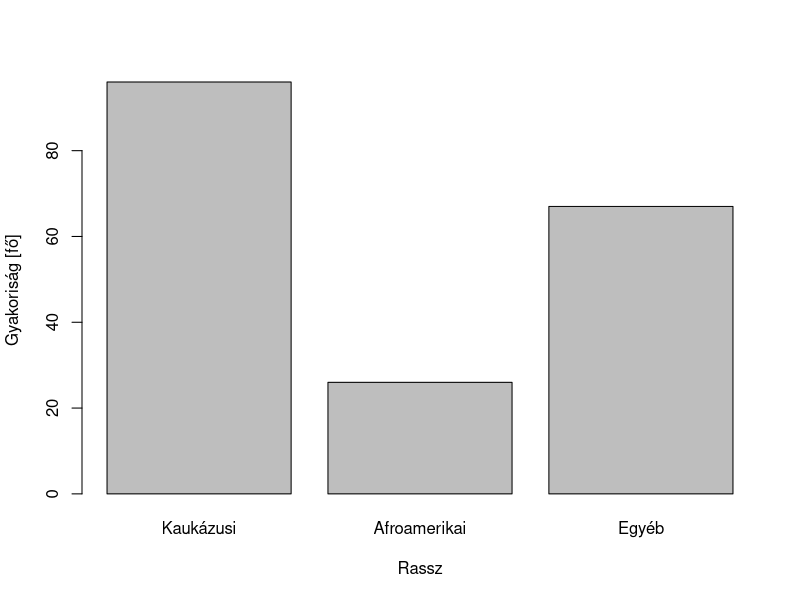
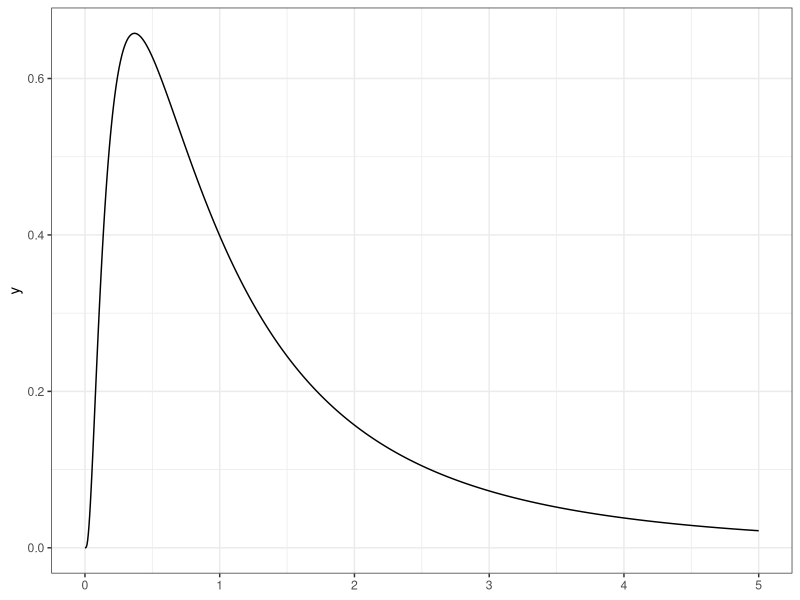
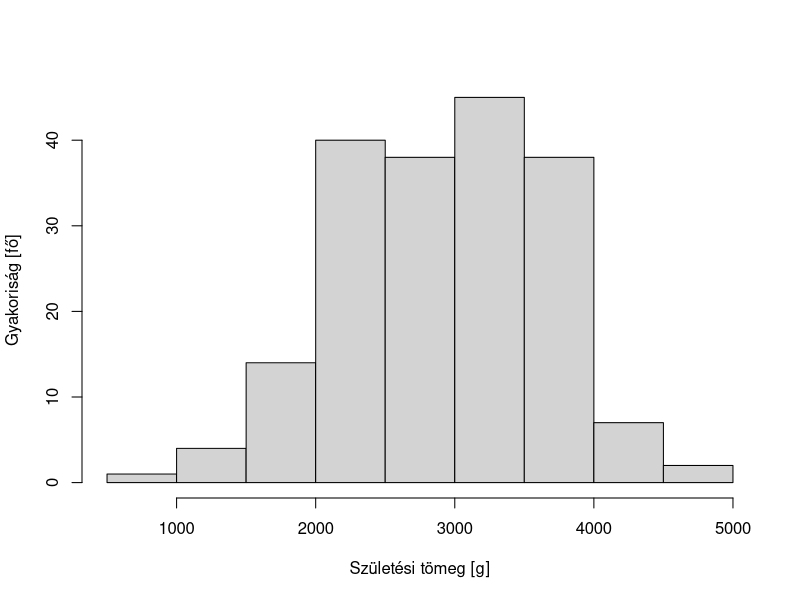
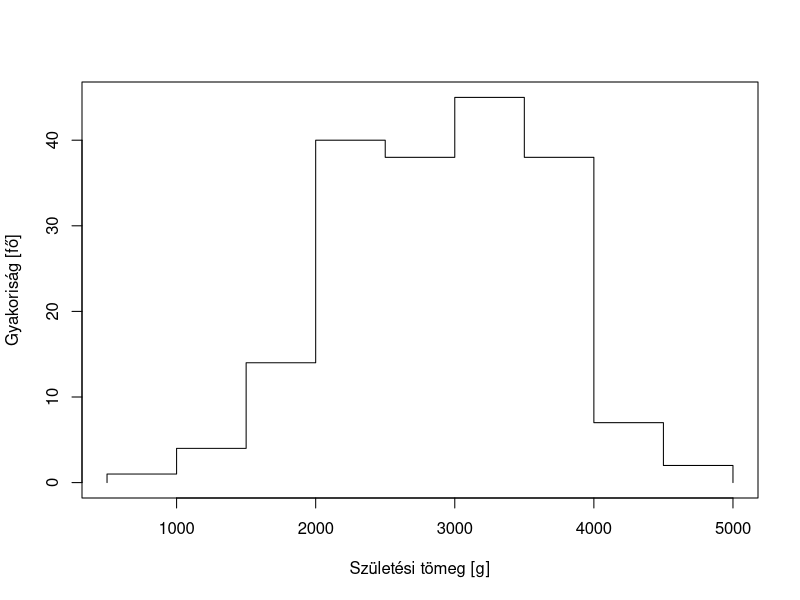
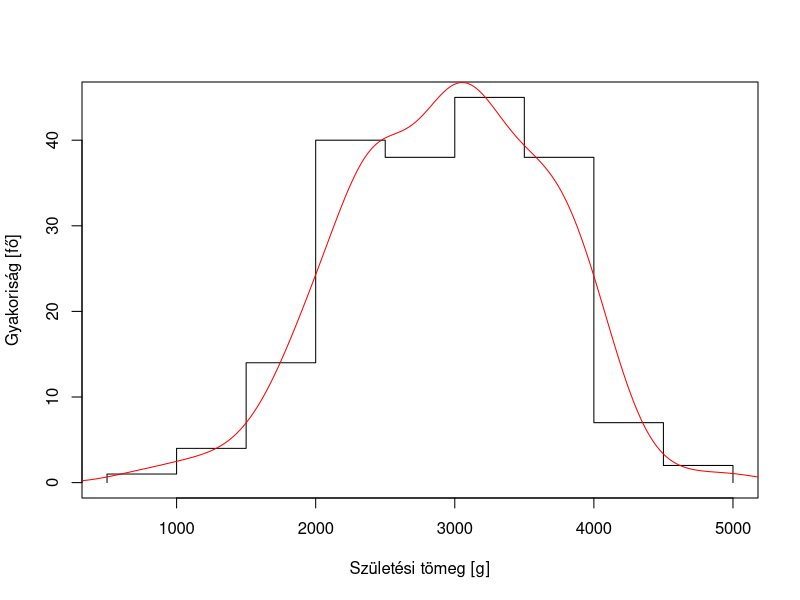
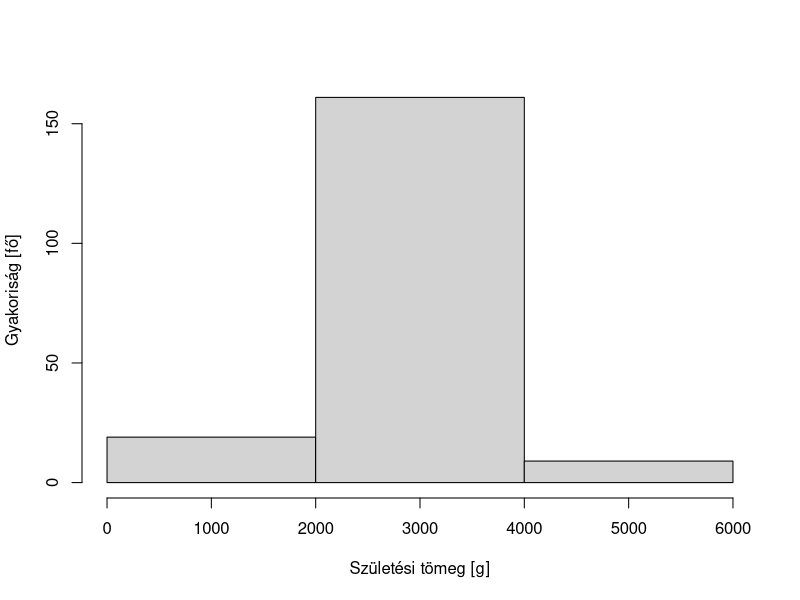
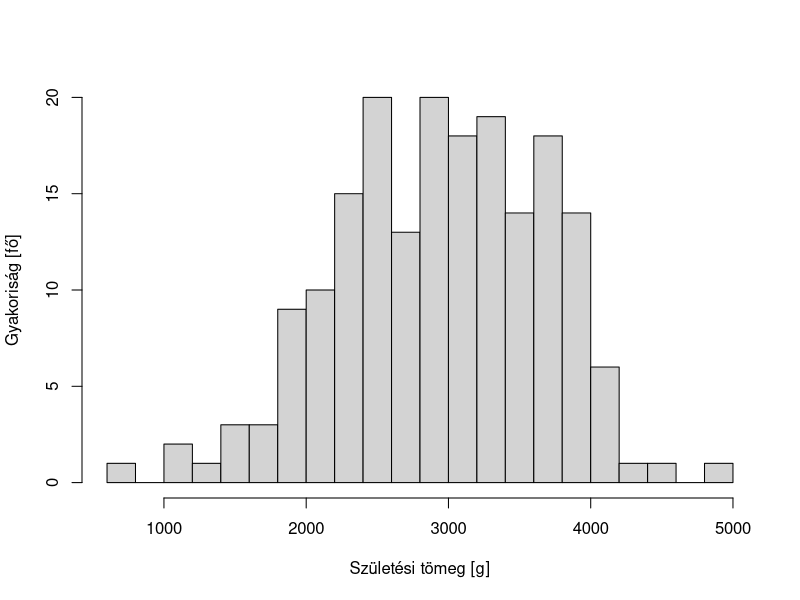
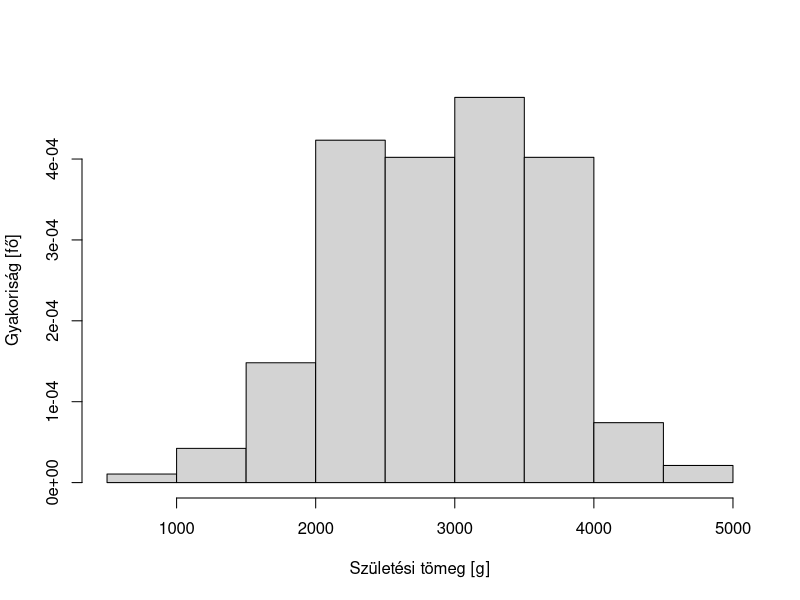

The R script that drew these images, in order:
## ---- chunk 1
#| echo: false

library(ggplot2)
theme_set(theme_bw())
data(birthwt, package = "MASS")
## ---- chunk 2
birthwt$bwt
## ---- chunk 3
mean(birthwt$bwt)
## ---- chunk 4
birthwt$race <- factor(birthwt$race, levels = 1:3,
                       labels = c("Kaukázusi", "Afroamerikai", "Egyéb"))
table(birthwt$race)
prop.table(table(birthwt$race))
cbind(table(birthwt$race), prop.table(table(birthwt$race)))
## ---- chunk 5
#| label: fig-oszlopdiagram
#| fig-cap: "Példa egy minőségi változó ábrázolására oszlopdiagrammal."
barplot(table(birthwt$race), xlab = "Rassz",
        ylab = "Gyakoriság [fő]")
## ---- chunk 6
tab <- table(cut(birthwt$bwt, seq(500, 5000, 500)))
cbind(Ci0 = seq(500, 4500, 500), Ci1 = seq(1000, 5000, 500),
      fi = tab, gi = prop.table(tab))
## ---- chunk 7
#| label: fig-ferde-eloszlas
#| fig-cap: "Példa ferde eloszlásra"
#| echo: false
  
ggplot() + geom_function(fun = dlnorm, xlim = c(0, 5), n = 1001)
## ---- chunk 8
#| label: fig-hisztogram
#| fig-cap: "Példa egy mennyiségi változó ábrázolására hisztogrammal."

hist(birthwt$bwt, xlab = "Születési tömeg [g]",
     ylab = "Gyakoriság [fő]", main = "")
## ---- chunk 9
#| label: fig-hisztogram-kontur
#| fig-cap: "A hisztogram által reprezentált függvény."
#| echo: false

with(hist(birthwt$bwt, plot = FALSE),
     plot(rep(breaks, each = 2), c(0, rep(counts, each = 2), 0),
          type = "l", xlab = "Születési tömeg [g]",
     ylab = "Gyakoriság [fő]"))
## ---- chunk 10
#| label: fig-hisztogram-valodi
#| fig-cap: "Hisztogram, hátterében a valódi eloszlás"
#| echo: false

with(hist(birthwt$bwt, plot = FALSE),
     plot(rep(breaks, each = 2), c(0, rep(counts, each = 2), 0),
          type = "l", xlab = "Születési tömeg [g]",
     ylab = "Gyakoriság [fő]"))
lines(density(birthwt$bwt)$x,
      density(birthwt$bwt)$y*nrow(birthwt)*
        unique(diff((hist(birthwt$bwt, plot = FALSE))$breaks)),
      col = "red")
## ---- chunk 11
#| label: fig-hisztogram-szeles
#| fig-cap: "Születési tömegek hisztogramja, széles osztályközökkel"
#| echo: false

hist(birthwt$bwt, 3, xlab = "Születési tömeg [g]",
     ylab = "Gyakoriság [fő]", main = "")
## ---- chunk 12
#| label: fig-hisztogram-szuk
#| fig-cap: "Születési tömegek hisztogramja, szűk osztályközökkel"
#| echo: false

hist(birthwt$bwt, 30, xlab = "Születési tömeg [g]",
     ylab = "Gyakoriság [fő]", main = "")
## ---- chunk 13
#| label: fig-hisztogram-density
#| fig-cap: "Példa egy mennyiségi változó ábrázolására hisztogrammal."

hist(birthwt$bwt, freq = FALSE, xlab = "Születési tömeg [g]",
     ylab = "Gyakoriság [fő]", main = "")
## ---- chunk 14
#| label: fig-kde
#| fig-cap: "Példa egy mennyiségi változó ábrázolására magfüggvényes sűrűségbecslővel."

plot(density(birthwt$bwt), xlab = "Születési tömeg [g]",
     ylab = "Sűrűség", main = "")
## ---- chunk 15
#| label: fig-boxplot
#| fig-cap: "Példa egy mennyiségi változó ábrázolására boxplottal."

boxplot(birthwt$bwt)
## ---- chunk 16
table(birthwt$race, birthwt$ui)
## ---- chunk 17
tab <- table(birthwt$race, birthwt$ui)
rbind(cbind(tab, margin.table(tab, 1)),
      cbind(t(margin.table(tab, 2)), margin.table(tab)))
## ---- chunk 18
tab <- prop.table(table(birthwt$race, birthwt$ui))
rbind(cbind(tab, margin.table(tab, 1)),
      cbind(t(margin.table(tab, 2)), margin.table(tab)))
## ---- chunk 19
tab <- prop.table(table(birthwt$race, birthwt$ui), 1)
rbind(cbind(tab, margin.table(tab, 1)))
## ---- chunk 20
tab <- prop.table(table(birthwt$race, birthwt$ui), 2)
rbind(tab, t(margin.table(tab, 2)))
## ---- chunk 21
#| label: fig-scatterplot
#| fig-cap: "Két mennyiségi változó kapcsolatának ábrázolása szóródási diagrammal."

plot(bwt ~ lwt, data = birthwt,
     xlab = "Anya testtömege (UM) [font]",
     ylab = "Születési tömeg [g]" )
abline( h = mean(birthwt$bwt), v = mean(birthwt$lwt),
        lty = "dashed")
abline(lm(bwt ~ lwt, data = birthwt), lty = "dotted")
## ---- chunk 22
#| label: fig-corrdemo
#| fig-cap: "Különféle korrelációs együtthatók szemléltetése."
#| echo: false

par(mfrow = c(2, 5))
for(corr in c(-1, -0.99, -0.7, -0.2, 0, 0.2, 0.7, 0.99, 1)) {
  SimData <- MASS::mvrnorm(n = 50, mu = c(0, 0),
                           Sigma = matrix(c(1, corr, corr, 1),
                                          nc = 2, byrow = TRUE))
  plot(SimData, xlab = "", ylab = "",
       main = corr, cex = 2, cex.lab = 3,
       cex.main = 3,  xaxt = "none", yaxt = "none")
  abline(lm(SimData[ , 1 ] ~ SimData[ , 2 ]), lty = "dotted")
}
## ---- chunk 23
#| label: fig-anscombe
#| fig-cap: "Az Anscombe-kvartett."
#| echo: false

par(mfrow = c(2, 2))
plot(anscombe$x1, anscombe$y1, xlab = "x1", ylab = "y1",
     xlim = c(3, 19), ylim = c(3, 13))
abline(lm(anscombe$y1 ~ anscombe$x1), lty = "dotted")
plot(anscombe$x2, anscombe$y2, xlab = "x2", ylab = "y2",
     xlim = c(3, 19), ylim = c(3, 13))
abline(lm(anscombe$y2 ~ anscombe$x2), lty = "dotted")
plot(anscombe$x3, anscombe$y3, xlab = "x3", ylab = "y3",
     xlim = c(3, 19), ylim = c(3, 13))
abline(lm(anscombe$y3 ~ anscombe$x3), lty = "dotted")
plot(anscombe$x4, anscombe$y4, xlab = "x4", ylab = "y4",
     xlim = c(3, 19), ylim = c(3, 13))
abline(lm(anscombe$y4 ~ anscombe$x4), lty = "dotted")
